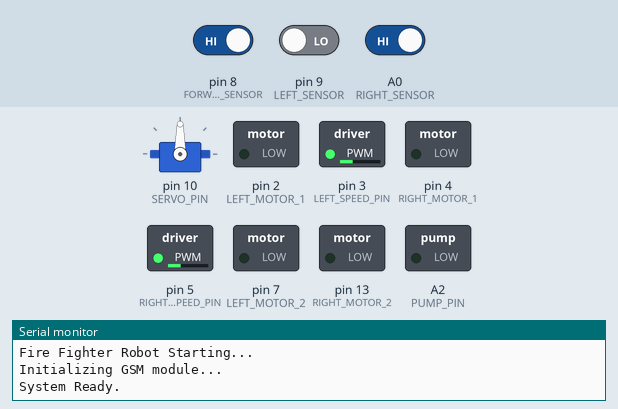
Bench run of a sketch on a simulated Arduino Uno, built with avr-gcc and run on an emulated ATmega328P. On the bench: servo, switched loads named in the sketch (green lamp = pin HIGH), the last lines printed to the serial monitor. Inputs (shaded band) come from the test bench; at power-on: pin 8 (FORWARD_SENSOR) HIGH, pin 9 (LEFT_SENSOR) LOW, A0 (RIGHT_SENSOR) HIGH. The modem accepts every AT command (registered, SIM ready, sends succeed) and sends nothing else.

Above: at 7.2 s.
7.3 s: pin 8 (FORWARD_SENSOR) driven LOW
At 16.2 s:
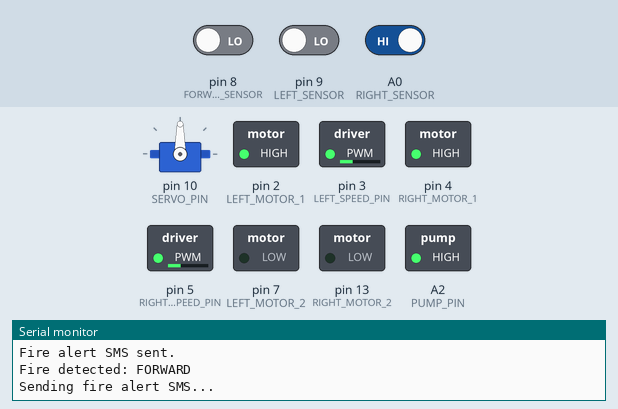
17.0 s: pin 8 (FORWARD_SENSOR) driven HIGH
At 23.1 s:
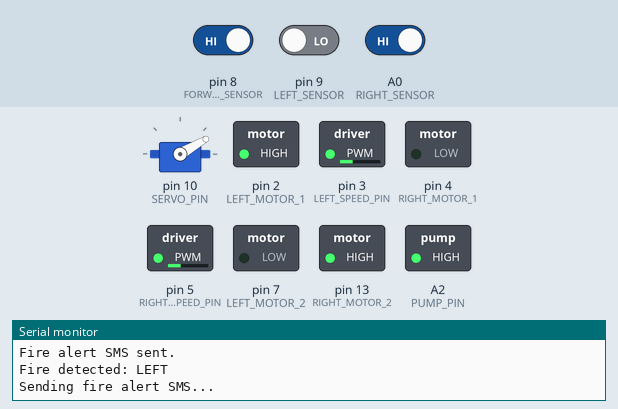
23.4 s: pin 9 (LEFT_SENSOR) driven HIGH
At 26.0 s:
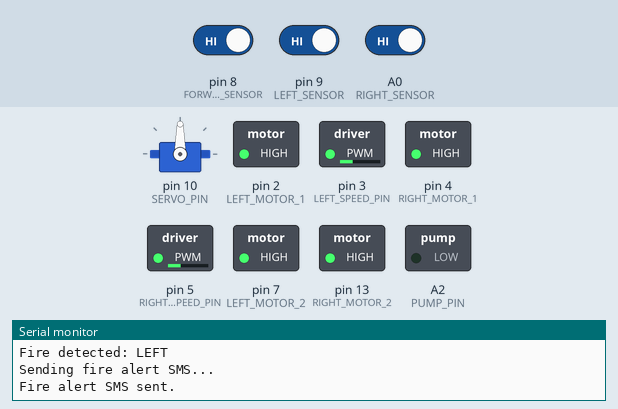
29.8 s: A0 (RIGHT_SENSOR) driven LOW
At 33.4 s:
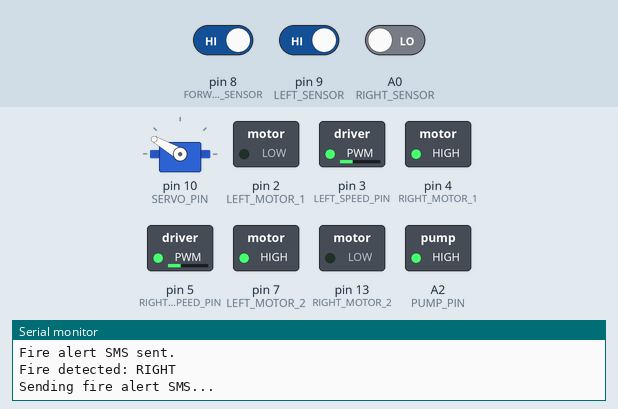
36.2 s: A0 (RIGHT_SENSOR) driven HIGH
At 37.6 s:
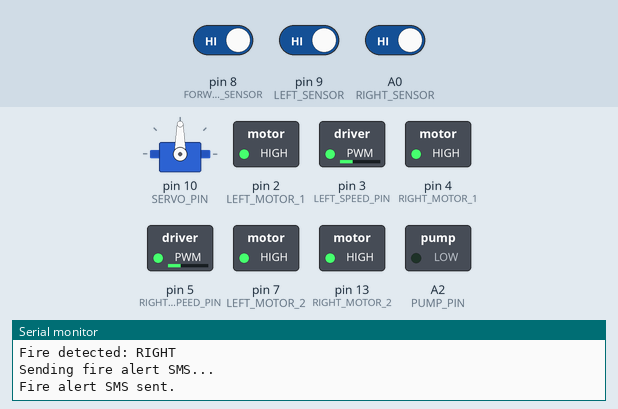
Timing chart, 0 to 39.2 s (numbered marks = the images above; inputs shaded):
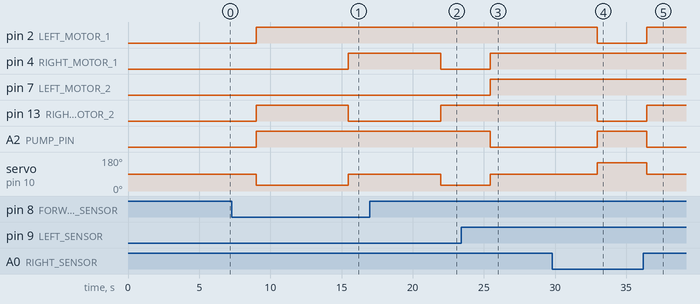

Measured:
- after the input at 7.3 s, pin 4 (RIGHT_MOTOR_1): LOW → HIGH after 8.2 s
- after the input at 17.0 s, pin 4 (RIGHT_MOTOR_1): HIGH → LOW after 5.0 s; pin 13 (RIGHT_MOTOR_2): LOW → HIGH after 5.0 s; servo on pin 10 (SERVO_PIN): 90° → 30° after 5.0 s
- after the input at 23.4 s, pin 4 (RIGHT_MOTOR_1), pin 7 (LEFT_MOTOR_2): LOW → HIGH after 2.1 s; A2 (PUMP_PIN): HIGH → LOW after 2.1 s; servo on pin 10 (SERVO_PIN): 30° → 90° after 2.1 s
- after the input at 29.8 s, pin 2 (LEFT_MOTOR_1), pin 13 (RIGHT_MOTOR_2): HIGH → LOW after 3.2 s; A2 (PUMP_PIN): LOW → HIGH after 3.2 s; servo on pin 10 (SERVO_PIN): 90° → 150° after 3.2 s
- after the input at 36.2 s, pin 2 (LEFT_MOTOR_1), pin 13 (RIGHT_MOTOR_2): LOW → HIGH after 0.25 s; A2 (PUMP_PIN): HIGH → LOW after 0.25 s; servo on pin 10 (SERVO_PIN): 150° → 90° after 0.25 s

The sketch:

FireFighterRobot.ino
```cpp
/*
 * Fire Fighter Robot
 * -------------------
 * Arduino-based autonomous fire detection and extinguishing robot.
 *
 * Features:
 * - Detects fire using left, right, and forward sensors
 * - Controls two DC motors for movement
 * - Activates a water pump when fire is detected
 * - Uses a servo motor to aim the water nozzle
 * - Sends an SMS notification through a GSM module
 *
 * Hardware:
 * - Arduino Uno
 * - 3 fire/flame sensors
 * - L293D/L298N motor driver
 * - 2 DC motors
 * - Water pump
 * - Servo motor
 * - GSM module (SIM800/SIM900 or compatible)
 */

#include <Servo.h>
#include <SoftwareSerial.h>

// ============================================================
// CONFIGURATION
// ============================================================

constexpr uint8_t GSM_RX_PIN = 11;
constexpr uint8_t GSM_TX_PIN = 12;

// Replace with your own number before uploading.
// Do not commit your real phone number to a public repository.
String phoneNumber = "+880XXXXXXXXXX";

constexpr uint8_t MOTOR_SPEED = 80;

constexpr uint8_t SERVO_CENTER = 90;
constexpr uint8_t SERVO_LEFT = 30;
constexpr uint8_t SERVO_RIGHT = 150;

// ============================================================
// PIN DEFINITIONS
// ============================================================

constexpr uint8_t LEFT_SENSOR = 9;
constexpr uint8_t RIGHT_SENSOR = A0;
constexpr uint8_t FORWARD_SENSOR = 8;

constexpr uint8_t LEFT_MOTOR_1 = 2;
constexpr uint8_t LEFT_MOTOR_2 = 7;

constexpr uint8_t RIGHT_MOTOR_1 = 4;
constexpr uint8_t RIGHT_MOTOR_2 = 13;

constexpr uint8_t PUMP_PIN = A2;

constexpr uint8_t LEFT_SPEED_PIN = 3;
constexpr uint8_t RIGHT_SPEED_PIN = 5;

constexpr uint8_t SERVO_PIN = 10;

// ============================================================
// OBJECTS
// ============================================================

SoftwareSerial gsm(GSM_RX_PIN, GSM_TX_PIN);
Servo waterServo;

// ============================================================
// SETUP
// ============================================================

void setup() {
  Serial.begin(9600);

  pinMode(LEFT_SENSOR, INPUT);
  pinMode(RIGHT_SENSOR, INPUT);
  pinMode(FORWARD_SENSOR, INPUT);

  pinMode(LEFT_MOTOR_1, OUTPUT);
  pinMode(LEFT_MOTOR_2, OUTPUT);
  pinMode(RIGHT_MOTOR_1, OUTPUT);
  pinMode(RIGHT_MOTOR_2, OUTPUT);

  pinMode(PUMP_PIN, OUTPUT);

  analogWrite(LEFT_SPEED_PIN, MOTOR_SPEED);
  analogWrite(RIGHT_SPEED_PIN, MOTOR_SPEED);

  waterServo.attach(SERVO_PIN);
  waterServo.write(SERVO_CENTER);

  digitalWrite(PUMP_PIN, LOW);

  Serial.println("Fire Fighter Robot Starting...");
  Serial.println("Initializing GSM module...");

  delay(5000);

  gsm.begin(9600);

  delay(1000);

  Serial.println("System Ready.");
}

// ============================================================
// MAIN LOOP
// ============================================================

void loop() {
  int leftSensor = digitalRead(LEFT_SENSOR);
  int rightSensor = digitalRead(RIGHT_SENSOR);
  int forwardSensor = digitalRead(FORWARD_SENSOR);

  // No fire detected
  if (leftSensor == HIGH &&
      rightSensor == HIGH &&
      forwardSensor == HIGH) {

    stopRobot();

    digitalWrite(PUMP_PIN, LOW);
    waterServo.write(SERVO_CENTER);
  }

  // Fire detected in front
  else if (forwardSensor == LOW) {

    delay(3000);

    moveForward();

    digitalWrite(PUMP_PIN, HIGH);
    waterServo.write(SERVO_CENTER);

    Serial.println("Fire detected: FORWARD");

    sendFireAlert();
  }

  // Fire detected on left
  else if (leftSensor == LOW) {

    delay(3000);

    turnLeft();

    digitalWrite(PUMP_PIN, HIGH);
    waterServo.write(SERVO_LEFT);

    Serial.println("Fire detected: LEFT");

    sendFireAlert();
  }

  // Fire detected on right
  else if (rightSensor == LOW) {

    delay(3000);

    turnRight();

    digitalWrite(PUMP_PIN, HIGH);
    waterServo.write(SERVO_RIGHT);

    Serial.println("Fire detected: RIGHT");

    sendFireAlert();
  }

  delay(300);
}

// ============================================================
// MOTOR FUNCTIONS
// ============================================================

void stopRobot() {
  digitalWrite(LEFT_MOTOR_1, HIGH);
  digitalWrite(LEFT_MOTOR_2, HIGH);

  digitalWrite(RIGHT_MOTOR_1, HIGH);
  digitalWrite(RIGHT_MOTOR_2, HIGH);
}

void moveForward() {
  digitalWrite(LEFT_MOTOR_1, HIGH);
  digitalWrite(LEFT_MOTOR_2, LOW);

  digitalWrite(RIGHT_MOTOR_1, HIGH);
  digitalWrite(RIGHT_MOTOR_2, LOW);
}

void turnLeft() {
  digitalWrite(LEFT_MOTOR_1, HIGH);
  digitalWrite(LEFT_MOTOR_2, LOW);

  digitalWrite(RIGHT_MOTOR_1, LOW);
  digitalWrite(RIGHT_MOTOR_2, HIGH);
}

void turnRight() {
  digitalWrite(LEFT_MOTOR_1, LOW);
  digitalWrite(LEFT_MOTOR_2, HIGH);

  digitalWrite(RIGHT_MOTOR_1, HIGH);
  digitalWrite(RIGHT_MOTOR_2, LOW);
}

// ============================================================
// GSM / SMS FUNCTION
// ============================================================

void sendFireAlert() {
  Serial.println("Sending fire alert SMS...");

  gsm.println("AT+CMGF=1");
  delay(1000);

  gsm.println("AT+CMGS=\"" + phoneNumber + "\"\r");
  delay(1000);

  gsm.println("Be Alert! Fire Detected. Water Spraying.");

  delay(100);

  gsm.println((char)26);

  delay(1000);

  Serial.println("Fire alert SMS sent.");
}
```
